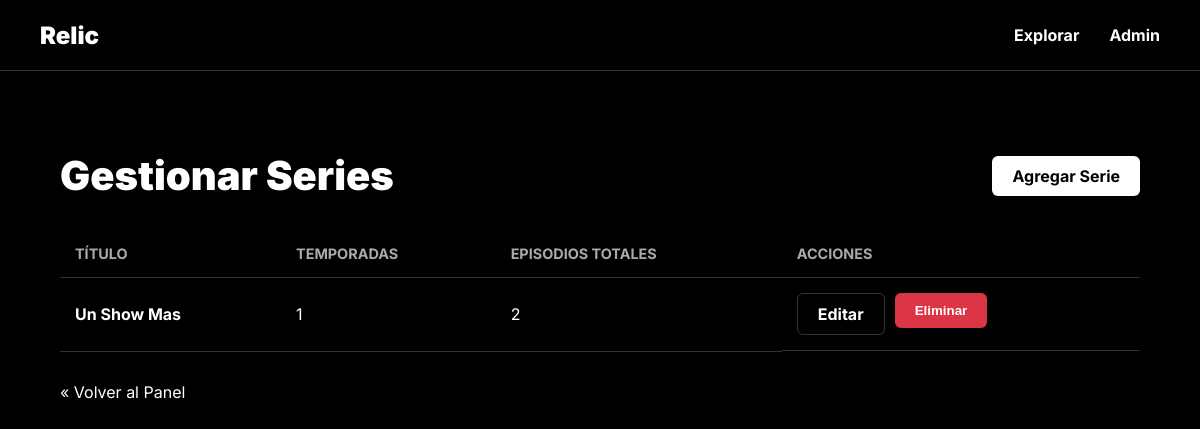
Before: /admin/series with the older database file.
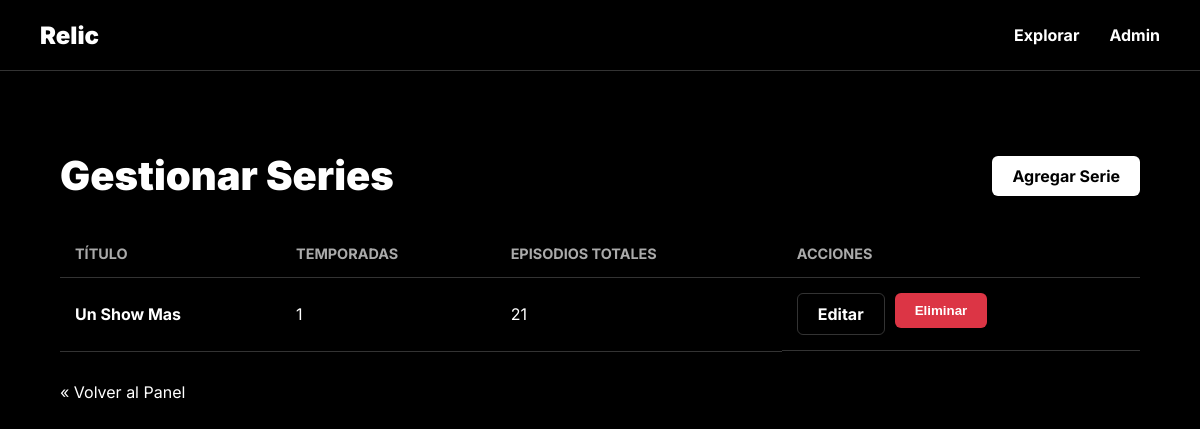
After: the same page with the newer database file.
### models.py (models this page shows, shortened)
class Serie(db.Model):
    __tablename__ = 'serie'
    id = db.Column(db.Integer, primary_key=True)
    titulo = db.Column(db.String(150), nullable=False, unique=True)
    descripcion = db.Column(db.Text, nullable=True)
    poster_url = db.Column(db.String(300), nullable=True) # URL de la imagen del póster
    fecha_lanzamiento = db.Column(db.Date, nullable=True)
    temporadas = db.relationship('Temporada', backref='serie', lazy=True, cascade="all, delete-orphan")

### app.py (the view)
@app.route('/admin/series')
def manage_series():
    series = Serie.query.order_by(Serie.titulo).all()
    return render_template('admin/manage_series.html', series=series)

### templates/admin/manage_series.html (shortened to what this page needs)
{% extends 'base.html' %}
{% block content %}
<div class="admin-container">
    <div class="page-header">
        <h1>Gestionar Series</h1>
        <a href="{{ url_for('add_serie') }}" class="btn btn-primary">Agregar Serie</a>
    </div>
    {% if series %}
    <table class="admin-table">
        <thead>
            <tr>
                <th>Título</th>
                <th>Temporadas</th>
                <th>Episodios Totales</th>
                <th>Acciones</th>
            </tr>
        </thead>
        <tbody>
            {% for serie in series %}
            <tr>
                <td><strong><a href="{{ url_for('serie_detail', serie_id=serie.id) }}">{{ serie.titulo }}</a></strong></td>
                <td>{{ serie.temporadas|length }}</td>
                <td>{{ (serie.temporadas|map(attribute='episodios')|sum(start=[]))|length }}</td>
                <td class="actions-cell">
                    <a href="{{ url_for('edit_serie', serie_id=serie.id) }}" class="btn btn-secondary">Editar</a>
                    <form action="{{ url_for('delete_serie', serie_id=serie.id) }}" method="POST" onsubmit="return confirm('¿Estás seguro de que quieres eliminar esta serie y todo su contenido?');">
                        <button type="submit" class="btn btn-danger">Eliminar</button>
                    </form>
                </td>
            </tr>
            {% endfor %}
        </tbody>
    </table>
    {% else %}
    <p>No hay series para mostrar. <a href="{{ url_for('add_serie') }}">Agrega la primera</a>.</p>
    {% endif %}
    <div style="margin-top: 30px;">
        <a href="{{ url_for('admin_dashboard') }}">« Volver al Panel</a>
    </div>
</div>
{% endblock %}

### templates/base.html (shortened to what this page needs)
<!DOCTYPE html>
<html lang="es">
<head>
</head>
<body>
    {% if request.endpoint and request.endpoint != 'index' %}
    <header class="navbar">
        <div class="nav-logo">
            <a href="{{ url_for('index') }}">Relic</a>
        </div>
        <nav class="nav-links">
            <a href="{{ url_for('explorar_series') }}">Explorar</a>
            <a href="{{ url_for('admin_dashboard') }}">Admin</a>
        </nav>
    </header>
    {% endif %}
    {% block body_content %}
        <div class="container">
            {% block content %}{% endblock %}
        </div>
    {% endblock %}
</body>
</html>

### templates/base.html (style rules this page uses)
:root { --background-color: #000000; --text-color: #ffffff; --primary-color: #ffffff; --border-color: rgba(255, 255, 255, 0.2); --border-color-hover: rgba(255, 255, 255, 0.8); }
body { background-color: var(--background-color); color: var(--text-color); font-family: 'Inter', sans-serif; margin: 0; padding: 0; -webkit-font-smoothing: antialiased; -moz-osx-font-smoothing: grayscale; }
a { color: var(--text-color); text-decoration: none; }
.navbar { display: flex; justify-content: space-between; align-items: center; padding: 20px 40px; background-color: transparent; border-bottom: 1px solid var(--border-color); }
.nav-logo a { font-size: 1.5rem; font-weight: 900; }
.nav-links { display: flex; gap: 30px; }
.nav-links a { font-weight: 700; font-size: 1rem; position: relative; padding: 5px 0; }
.nav-links a::after { content: ''; position: absolute; bottom: 0; left: 0; width: 100%; height: 2px; background-color: var(--text-color); transform: scaleX(0); transform-origin: bottom right; transition: transform 0.3s ease-out; }
.container { max-width: 1400px; margin: 0 auto; padding: 20px 40px; }

### templates/admin/manage_series.html (style rules this page uses)
.admin-container { max-width: 1200px; margin: 40px auto; padding: 20px; }
.page-header { display: flex; justify-content: space-between; align-items: center; margin-bottom: 30px; }
.page-header h1 { font-size: 2.5rem; font-weight: 900; margin: 0; }
.btn { display: inline-block; padding: 10px 20px; border-radius: 6px; text-decoration: none; font-weight: 700; transition: background-color 0.3s ease, color 0.3s ease; border: none; cursor: pointer; }
.btn-primary { background-color: #fff; color: #000; }
.btn-secondary { background-color: transparent; border: 1px solid var(--border-color); color: #fff; }
.btn-danger { background-color: #dc3545; color: #fff; }
.admin-table { width: 100%; border-collapse: collapse; }
.admin-table th, .admin-table td { padding: 15px; text-align: left; border-bottom: 1px solid var(--border-color); }
.admin-table th { font-size: 0.9rem; color: #aaa; text-transform: uppercase; }
.actions-cell { display: flex; gap: 10px; }

Changed rows visible on the page:
changed Serie "Un Show Mas": temporadas "2" → "21"
